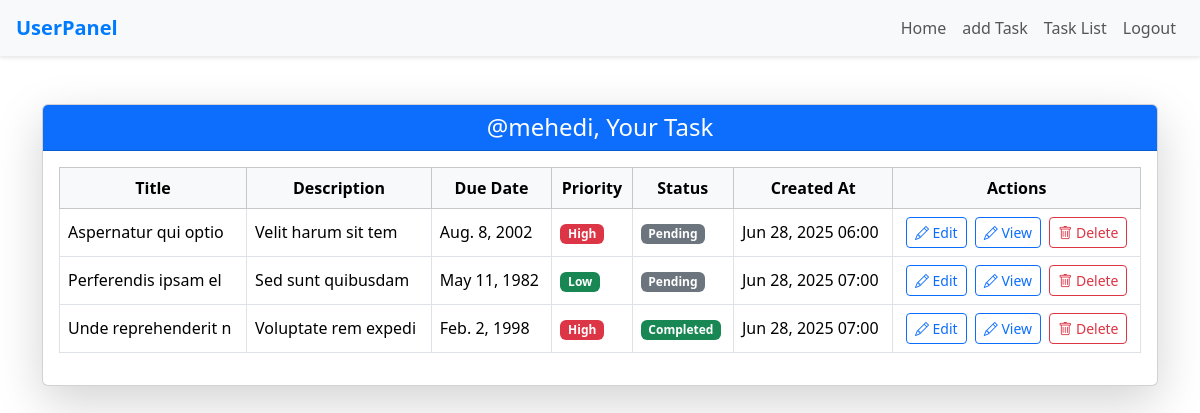
The app's page /taskList/ (signed in), older data.
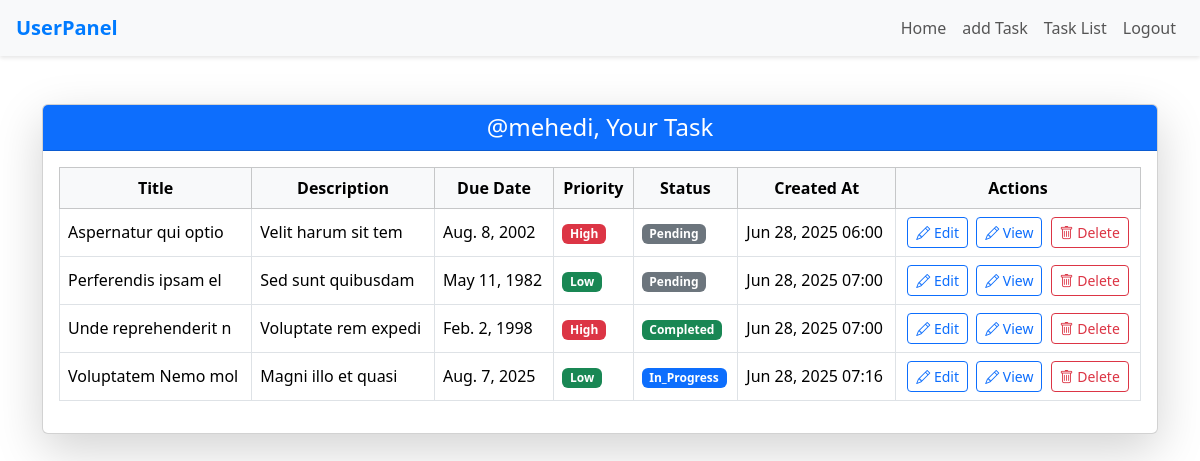
The same page, newer data.
### task_manager_app/models.py (models this page shows)
class customUserModel(AbstractUser):
    profile_image = models.ImageField(upload_to='media/profiles', null=True)
    full_name = models.CharField(max_length=100, null=True)
    email = models.EmailField(null=True)
    password = models.CharField(max_length=100, null=True)
    bio = models.TextField(null=True)

class taskModel(models.Model):
    user=models.ForeignKey(customUserModel, on_delete=models.CASCADE, null=True)
    title = models.CharField(max_length=100, null=True)
    description = models.TextField(null=True)
    due_date = models.DateField(null=True)
    priority = models.CharField(max_length=100, null=True)
    status = models.CharField(max_length=100, null=True)
    created_at = models.DateTimeField(auto_now_add=True, null=True)

### task_manager_app/views.py (the view)
# urls.py: path('taskList/', taskList, name='taskList'),
@login_required
def taskList(request):
    taskData = taskModel.objects.filter(user=request.user)
    return render(request, 'taskList.html', {'task': taskData})

### task_manager_app/templates/taskList.html
{% extends 'master.html' %}
{% block body %}
<div class="container py-5">
  <div class="card shadow-lg">
    <div class="card-header bg-primary text-white">
      <h4 class="mb-0 text-center">@{{user.username}}, Your Task</h4>
    </div>
    <div class="card-body table-responsive">
      <table class="table table-bordered table-hover align-middle">
        <thead class="table-light text-center">
          <tr>
            <th>Title</th>
            <th>Description</th>
            <th>Due Date</th>
            <th>Priority</th>
            <th>Status</th>
            <th>Created At</th>
            <th>Actions</th>
          </tr>
        </thead>
        <tbody>
          {% for task in task %}
          <tr>
            <td>{{ task.title }}</td>
            <td>{{ task.description|truncatechars:60 }}</td>
            <td>{{ task.due_date }}</td>
            <td>
              <span class="badge bg-{% if task.priority == 'high' %}danger{% elif task.priority == 'medium' %}warning{% else %}success{% endif %}">
                {{ task.priority|title }}
              </span>
            </td>
            <td>
              <span class="badge bg-{% if task.status == 'completed' %}success{% elif task.status == 'in_progress' %}primary{% else %}secondary{% endif %}">
                {{ task.status|title }}
              </span>
            </td>
            <td>{{ task.created_at|date:"M d, Y H:i" }}</td>
            <td class="text-center">
              <a href="{% url 'editTask' task.id %}" class="btn btn-sm btn-outline-primary me-1">
                <i class="bi bi-pencil"></i> Edit
              </a>
              <a href="{% url 'viewTask' task.id %}" class="btn btn-sm btn-outline-primary me-1">
                <i class="bi bi-pencil"></i> View
              </a>
              <a href="{% url 'deleteTask' task.id %}" class="btn btn-sm btn-outline-danger" onclick="return confirm('Are you sure you want to delete this task?');">
                <i class="bi bi-trash"></i> Delete
              </a>
            </td>
          </tr>
          {% empty %}
          <tr>
            <td colspan="7" class="text-center text-muted">No tasks found.</td>
          </tr>
          {% endfor %}
        </tbody>
      </table>
    </div>
  </div>
</div>
{% endblock %}

### task_manager_app/templates/master.html (shortened to what this page needs)
<!DOCTYPE html>
<html lang="en">
<head>
  <link href="https://cdn.jsdelivr.net/npm/bootstrap@5.3.3/dist/css/bootstrap.min.css" rel="stylesheet">
  <link rel="stylesheet" href="https://cdn.jsdelivr.net/npm/bootstrap-icons@1.13.1/font/bootstrap-icons.min.css">
</head>
<body>
<nav class="navbar navbar-expand-lg navbar-light bg-light px-3">
  <a class="navbar-brand" href="{% url 'home' %}">UserPanel</a>
  <div class="collapse navbar-collapse justify-content-end" id="navbarNav">
    <ul class="navbar-nav">
      <li class="nav-item">
        <a class="nav-link" href="{% url 'home' %}">Home</a>
      </li>
      <li class="nav-item">
        <a class="nav-link" href="{% url 'addTask' %}">add Task</a>
      </li>
      <li class="nav-item">
        <a class="nav-link" href="{% url 'taskList' %}">Task List</a>
      </li>
      <li class="nav-item">
        <a class="nav-link" href="{% url 'logoutPage' %}">Logout</a>
      </li>
    </ul>
  </div>
</nav>
{% block body %}
{% endblock body %}
</body>
</html>

### task_manager_app/templates/master.html (style rules this page uses)
.navbar-brand { font-weight: bold; color: #007bff; }
.nav-link { color: #555; transition: color 0.3s, background 0.3s; }
.navbar { box-shadow: 0 2px 4px rgba(0, 0, 0, 0.1); }

Row changes from the older to the newer data that the page shows:
added taskModel: title "Voluptatem Nemo mol", description "Magni illo et quasi", due_date "Aug. 7, 2025", priority "Low", status "In_Progress", created_at "Jun 28, 2025 07:16"
